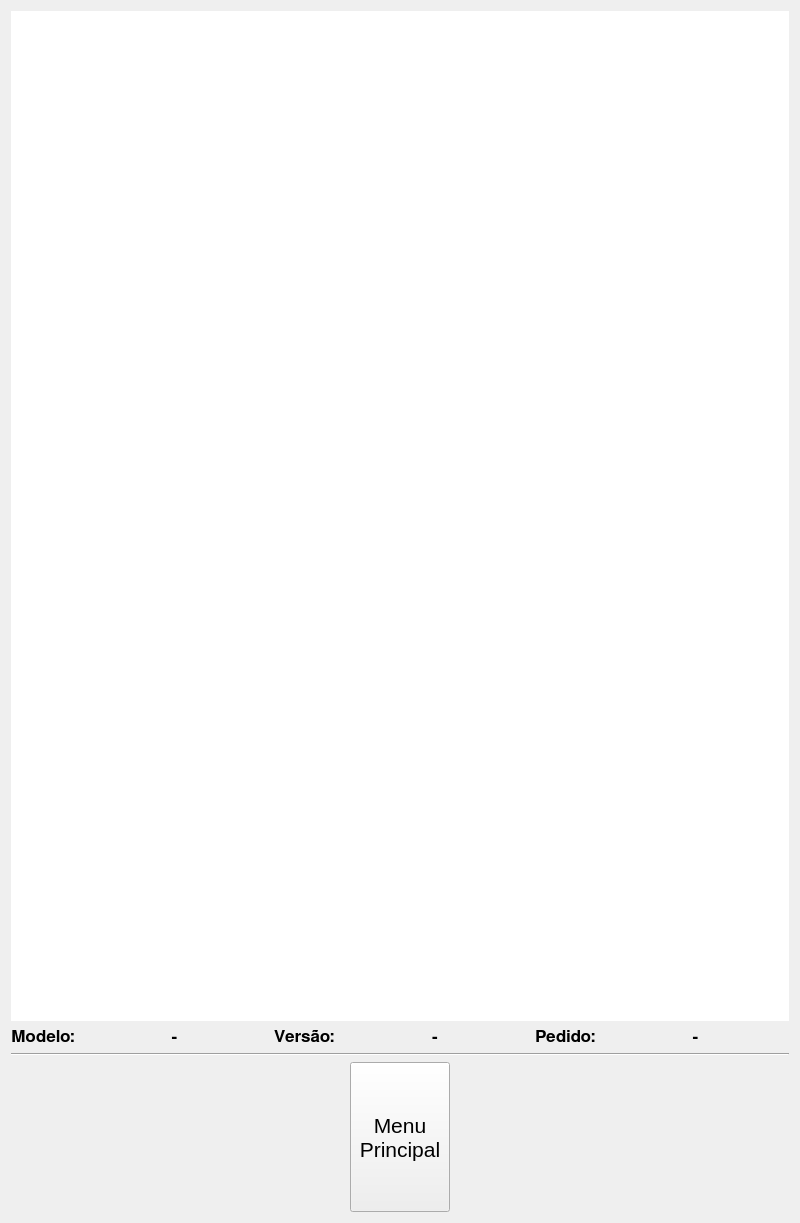
<?xml version="1.0" encoding="UTF-8"?>
<ui version="4.0">
 <class>FormVersionV</class>
 <widget class="QWidget" name="FormVersionV">
  <property name="geometry">
   <rect>
    <x>0</x>
    <y>0</y>
    <width>800</width>
    <height>1223</height>
   </rect>
  </property>
  <property name="windowTitle">
   <string>Form</string>
  </property>
  <layout class="QVBoxLayout" name="verticalLayout_2">
   <item>
    <layout class="QVBoxLayout" name="verticalLayout" stretch="1,0">
     <item>
      <widget class="QLabel" name="label">
       <property name="maximumSize">
        <size>
         <width>780</width>
         <height>1010</height>
        </size>
       </property>
       <property name="styleSheet">
        <string notr="true">background-color: rgb(255, 255, 255);</string>
       </property>
       <property name="text">
        <string/>
       </property>
       <property name="pixmap">
        <pixmap resource="../res/images.qrc">:/images/1.png</pixmap>
       </property>
       <property name="scaledContents">
        <bool>false</bool>
       </property>
      </widget>
     </item>
     <item>
      <layout class="QHBoxLayout" name="horizontalLayout" stretch="0,1,0,1,0,1">
       <item>
        <widget class="QLabel" name="label_2">
         <property name="font">
          <font>
           <family>FreeSans</family>
           <pointsize>13</pointsize>
           <weight>75</weight>
           <bold>true</bold>
          </font>
         </property>
         <property name="text">
          <string>Modelo:</string>
         </property>
        </widget>
       </item>
       <item>
        <widget class="QLabel" name="lbl_modelo">
         <property name="minimumSize">
          <size>
           <width>100</width>
           <height>0</height>
          </size>
         </property>
         <property name="font">
          <font>
           <family>FreeSans</family>
           <pointsize>13</pointsize>
           <weight>75</weight>
           <bold>true</bold>
          </font>
         </property>
         <property name="text">
          <string>-</string>
         </property>
         <property name="alignment">
          <set>Qt::AlignCenter</set>
         </property>
        </widget>
       </item>
       <item>
        <widget class="QLabel" name="label_3">
         <property name="font">
          <font>
           <family>FreeSans</family>
           <pointsize>13</pointsize>
           <weight>75</weight>
           <bold>true</bold>
          </font>
         </property>
         <property name="text">
          <string>Versão:</string>
         </property>
        </widget>
       </item>
       <item>
        <widget class="QLabel" name="lbl_versao">
         <property name="minimumSize">
          <size>
           <width>100</width>
           <height>0</height>
          </size>
         </property>
         <property name="font">
          <font>
           <family>FreeSans</family>
           <pointsize>13</pointsize>
           <weight>75</weight>
           <bold>true</bold>
          </font>
         </property>
         <property name="text">
          <string>-</string>
         </property>
         <property name="alignment">
          <set>Qt::AlignCenter</set>
         </property>
        </widget>
       </item>
       <item>
        <widget class="QLabel" name="label_4">
         <property name="font">
          <font>
           <family>FreeSans</family>
           <pointsize>13</pointsize>
           <weight>75</weight>
           <bold>true</bold>
          </font>
         </property>
         <property name="text">
          <string>Pedido:</string>
         </property>
        </widget>
       </item>
       <item>
        <widget class="QLabel" name="lbl_pedido">
         <property name="minimumSize">
          <size>
           <width>100</width>
           <height>0</height>
          </size>
         </property>
         <property name="font">
          <font>
           <family>FreeSans</family>
           <pointsize>13</pointsize>
           <weight>75</weight>
           <bold>true</bold>
          </font>
         </property>
         <property name="text">
          <string>-</string>
         </property>
         <property name="alignment">
          <set>Qt::AlignCenter</set>
         </property>
        </widget>
       </item>
      </layout>
     </item>
    </layout>
   </item>
   <item>
    <widget class="Line" name="line">
     <property name="orientation">
      <enum>Qt::Horizontal</enum>
     </property>
    </widget>
   </item>
   <item>
    <layout class="QHBoxLayout" name="horizontalLayout_2">
     <item>
      <spacer name="horizontalSpacer">
       <property name="orientation">
        <enum>Qt::Horizontal</enum>
       </property>
       <property name="sizeHint" stdset="0">
        <size>
         <width>40</width>
         <height>20</height>
        </size>
       </property>
      </spacer>
     </item>
     <item>
      <widget class="ButtonBeR" name="btn_menu">
       <property name="minimumSize">
        <size>
         <width>100</width>
         <height>150</height>
        </size>
       </property>
       <property name="font">
        <font>
         <pointsize>16</pointsize>
        </font>
       </property>
       <property name="autoFillBackground">
        <bool>true</bool>
       </property>
       <property name="text">
        <string>Menu
Principal</string>
       </property>
       <property name="iconSize">
        <size>
         <width>100</width>
         <height>100</height>
        </size>
       </property>
       <property name="bgIcon">
        <iconset resource="../res/icons.qrc">
         <normaloff>:/icons/bt-blank.png</normaloff>
         <normalon>:/icons/bt-blank_pressed.png</normalon>:/icons/bt-blank.png</iconset>
       </property>
       <property name="bgIconSize">
        <size>
         <width>100</width>
         <height>100</height>
        </size>
       </property>
      </widget>
     </item>
     <item>
      <spacer name="horizontalSpacer_2">
       <property name="orientation">
        <enum>Qt::Horizontal</enum>
       </property>
       <property name="sizeHint" stdset="0">
        <size>
         <width>40</width>
         <height>20</height>
        </size>
       </property>
      </spacer>
     </item>
    </layout>
   </item>
  </layout>
 </widget>
 <customwidgets>
  <customwidget>
   <class>ButtonBeR</class>
   <extends>QPushButton</extends>
   <header>buttonber.h</header>
  </customwidget>
 </customwidgets>
 <resources>
  <include location="../res/images.qrc"/>
  <include location="../res/icons.qrc"/>
 </resources>
 <connections/>
</ui>
